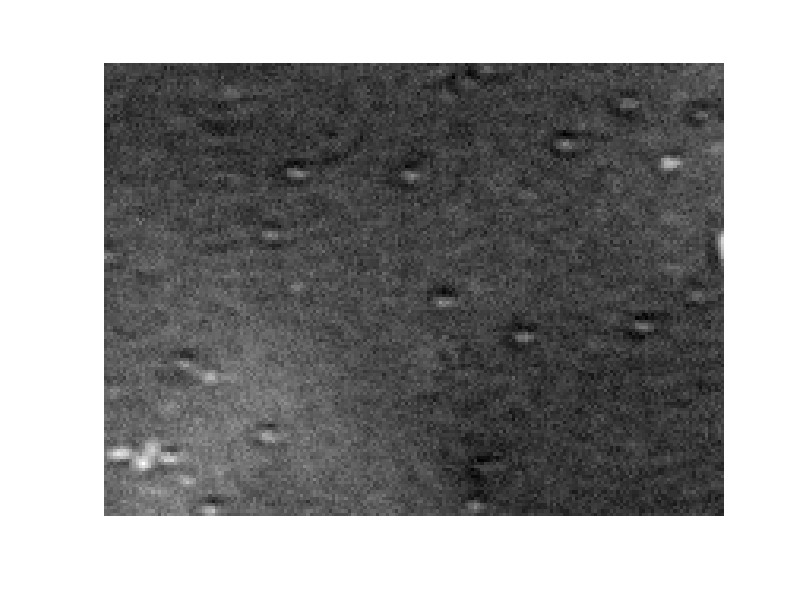

Write MATLAB code to recreate this figure. (Note: this script raises an error after producing the figure.)
% A script for measuring prototypical particle parameters (brightness etc),
% so they can be reliably detected in all images. The idea is to 'teach'
% the computer which features are particles. Yay machine learning!


load smallIm

%% Get prototype particle

close all;
figure; imshow(imc,[])

N = 4;
coords = zeros(N,2);
for k= 1:N
    hold on
    [x,y]=ginput(1);
    plot(x,y,'*r')
    coords(k,:) = [x,y];
end
coords = round(coords);

%% Get Particle Regions
rs = 9; % half-width of region. 6 gets the whole thing, it seems
regions = zeros(rs*2+1,rs*2+1,N);
for k= 1:N
    regX = (coords(k,1)-rs):(coords(k,1)+rs);
    regY = (coords(k,2)-rs):(coords(k,2)+rs);
    regions(:,:,k) = imc(regY, regX);
end

figure;
for k = 1:N
    subplot(4,3,k); imshow(regions(:,:,k),[]);
end

%% Register the particles and average them together


% This needs to be fixed
for k = 1:N
    [approxNA, xOut, x0, resid] = airyFit(regions(:,:,k), 532, 7.4, 153.5, .75, false);
    xOut
end
